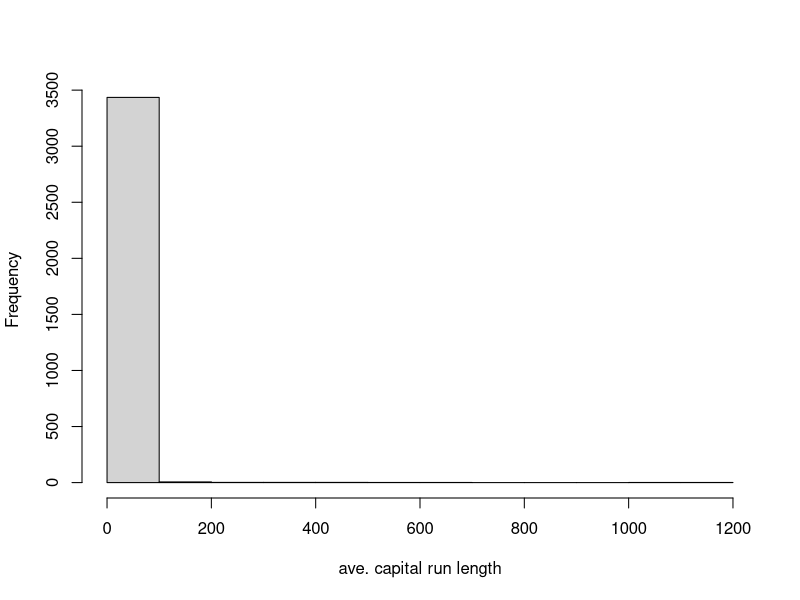

Write R code to recreate this figure.
# Coursera: Practical Machine learning
# Script from course commented by Alexander Buschle

rm(list = ls())

# Week 2 lecture 5 - Basic preprocessing  ####


# Why preprocess?


library(caret)
library(kernlab)
data(spam)

inTrain <- createDataPartition(y = spam$type, p = 0.75, list = F)

training <- spam[inTrain, ]
testing <- spam[-inTrain, ]

# example for a very skewed variable
# most of the values are small, but there are outliers with huge values

hist(training$capitalAve, main = "", xlab = "ave. capital run length")

mean(training$capitalAve)
# [1] 5.049

sd(training$capitalAve)
# [1] 29.26
